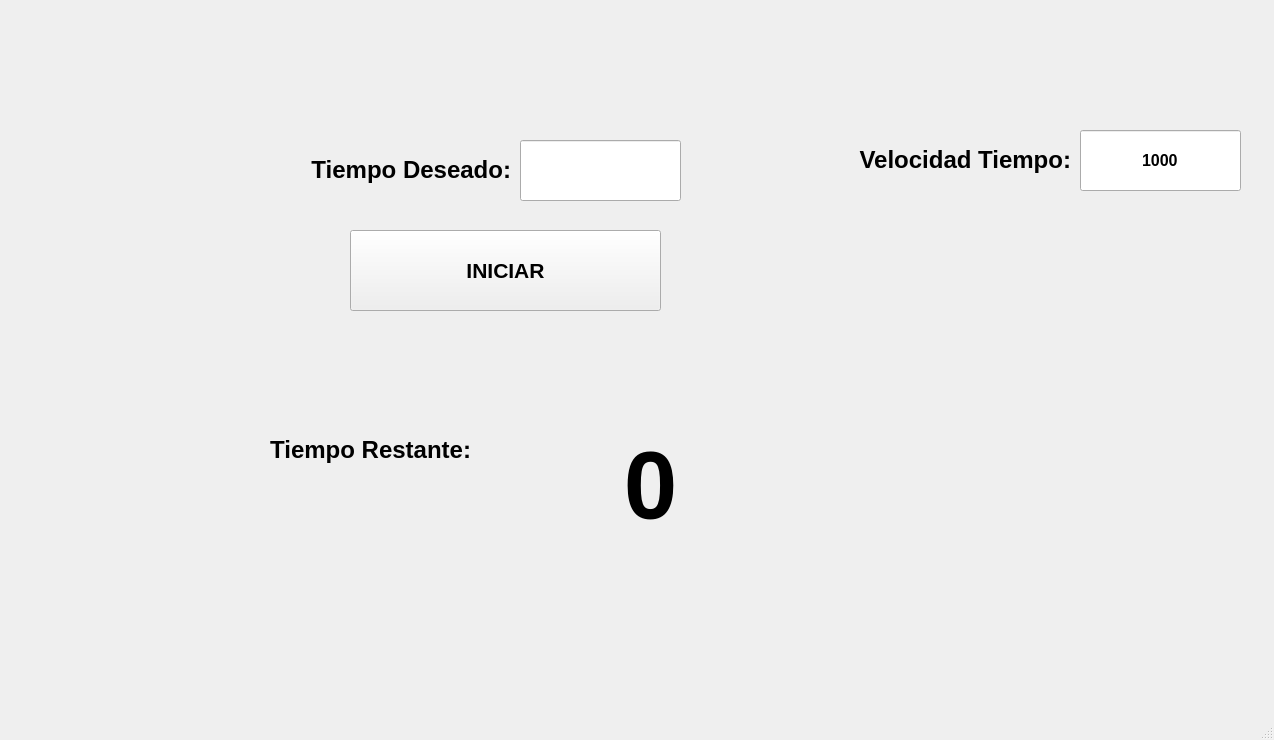
<?xml version="1.0" encoding="UTF-8"?>
<ui version="4.0">
 <class>MainWindow</class>
 <widget class="QMainWindow" name="MainWindow">
  <property name="geometry">
   <rect>
    <x>0</x>
    <y>0</y>
    <width>1274</width>
    <height>740</height>
   </rect>
  </property>
  <property name="windowTitle">
   <string>MainWindow</string>
  </property>
  <widget class="QWidget" name="centralwidget">
   <widget class="QLabel" name="label_2">
    <property name="geometry">
     <rect>
      <x>20</x>
      <y>10</y>
      <width>991</width>
      <height>121</height>
     </rect>
    </property>
    <property name="text">
     <string/>
    </property>
    <property name="pixmap">
     <pixmap resource="recursos_proyecto.qrc">:/UAT_FIANS/UAT</pixmap>
    </property>
    <property name="scaledContents">
     <bool>true</bool>
    </property>
   </widget>
   <widget class="QLabel" name="txt_tempo">
    <property name="geometry">
     <rect>
      <x>500</x>
      <y>430</y>
      <width>301</width>
      <height>111</height>
     </rect>
    </property>
    <property name="font">
     <font>
      <pointsize>72</pointsize>
      <weight>75</weight>
      <bold>true</bold>
     </font>
    </property>
    <property name="text">
     <string>0</string>
    </property>
    <property name="alignment">
     <set>Qt::AlignCenter</set>
    </property>
   </widget>
   <widget class="QLabel" name="label_4">
    <property name="geometry">
     <rect>
      <x>930</x>
      <y>590</y>
      <width>91</width>
      <height>81</height>
     </rect>
    </property>
    <property name="text">
     <string/>
    </property>
    <property name="pixmap">
     <pixmap resource="recursos_proyecto.qrc">:/LOGO/AmongB</pixmap>
    </property>
    <property name="scaledContents">
     <bool>true</bool>
    </property>
   </widget>
   <widget class="QLineEdit" name="txt_tiempo">
    <property name="geometry">
     <rect>
      <x>520</x>
      <y>140</y>
      <width>161</width>
      <height>61</height>
     </rect>
    </property>
    <property name="font">
     <font>
      <pointsize>12</pointsize>
      <weight>75</weight>
      <bold>true</bold>
     </font>
    </property>
    <property name="text">
     <string/>
    </property>
    <property name="alignment">
     <set>Qt::AlignCenter</set>
    </property>
   </widget>
   <widget class="QLabel" name="label">
    <property name="geometry">
     <rect>
      <x>20</x>
      <y>150</y>
      <width>491</width>
      <height>41</height>
     </rect>
    </property>
    <property name="text">
     <string>&lt;html&gt;&lt;head/&gt;&lt;body&gt;&lt;p align=&quot;right&quot;&gt;&lt;span style=&quot; font-size:18pt; font-weight:600;&quot;&gt;Tiempo Deseado:&lt;/span&gt;&lt;/p&gt;&lt;/body&gt;&lt;/html&gt;</string>
    </property>
   </widget>
   <widget class="QLabel" name="label_8">
    <property name="geometry">
     <rect>
      <x>150</x>
      <y>430</y>
      <width>321</width>
      <height>41</height>
     </rect>
    </property>
    <property name="text">
     <string>&lt;html&gt;&lt;head/&gt;&lt;body&gt;&lt;p align=&quot;right&quot;&gt;&lt;span style=&quot; font-size:18pt; font-weight:600;&quot;&gt;Tiempo Restante:&lt;/span&gt;&lt;/p&gt;&lt;/body&gt;&lt;/html&gt;</string>
    </property>
   </widget>
   <widget class="QPushButton" name="btn_accion">
    <property name="geometry">
     <rect>
      <x>350</x>
      <y>230</y>
      <width>311</width>
      <height>81</height>
     </rect>
    </property>
    <property name="font">
     <font>
      <pointsize>16</pointsize>
      <weight>75</weight>
      <bold>true</bold>
     </font>
    </property>
    <property name="text">
     <string>INICIAR</string>
    </property>
   </widget>
   <widget class="QLineEdit" name="txt_velocidad">
    <property name="geometry">
     <rect>
      <x>1080</x>
      <y>130</y>
      <width>161</width>
      <height>61</height>
     </rect>
    </property>
    <property name="font">
     <font>
      <pointsize>12</pointsize>
      <weight>75</weight>
      <bold>true</bold>
     </font>
    </property>
    <property name="text">
     <string>1000</string>
    </property>
    <property name="alignment">
     <set>Qt::AlignCenter</set>
    </property>
   </widget>
   <widget class="QLabel" name="label_3">
    <property name="geometry">
     <rect>
      <x>800</x>
      <y>140</y>
      <width>271</width>
      <height>41</height>
     </rect>
    </property>
    <property name="text">
     <string>&lt;html&gt;&lt;head/&gt;&lt;body&gt;&lt;p align=&quot;right&quot;&gt;&lt;span style=&quot; font-size:18pt; font-weight:600;&quot;&gt;Velocidad Tiempo:&lt;/span&gt;&lt;/p&gt;&lt;/body&gt;&lt;/html&gt;</string>
    </property>
   </widget>
  </widget>
  <widget class="QMenuBar" name="menubar">
   <property name="geometry">
    <rect>
     <x>0</x>
     <y>0</y>
     <width>1274</width>
     <height>26</height>
    </rect>
   </property>
  </widget>
  <widget class="QStatusBar" name="statusbar"/>
 </widget>
 <resources>
  <include location="recursos_proyecto.qrc"/>
  <include location="recursos_proyecto.qrc"/>
 </resources>
 <connections/>
</ui>
